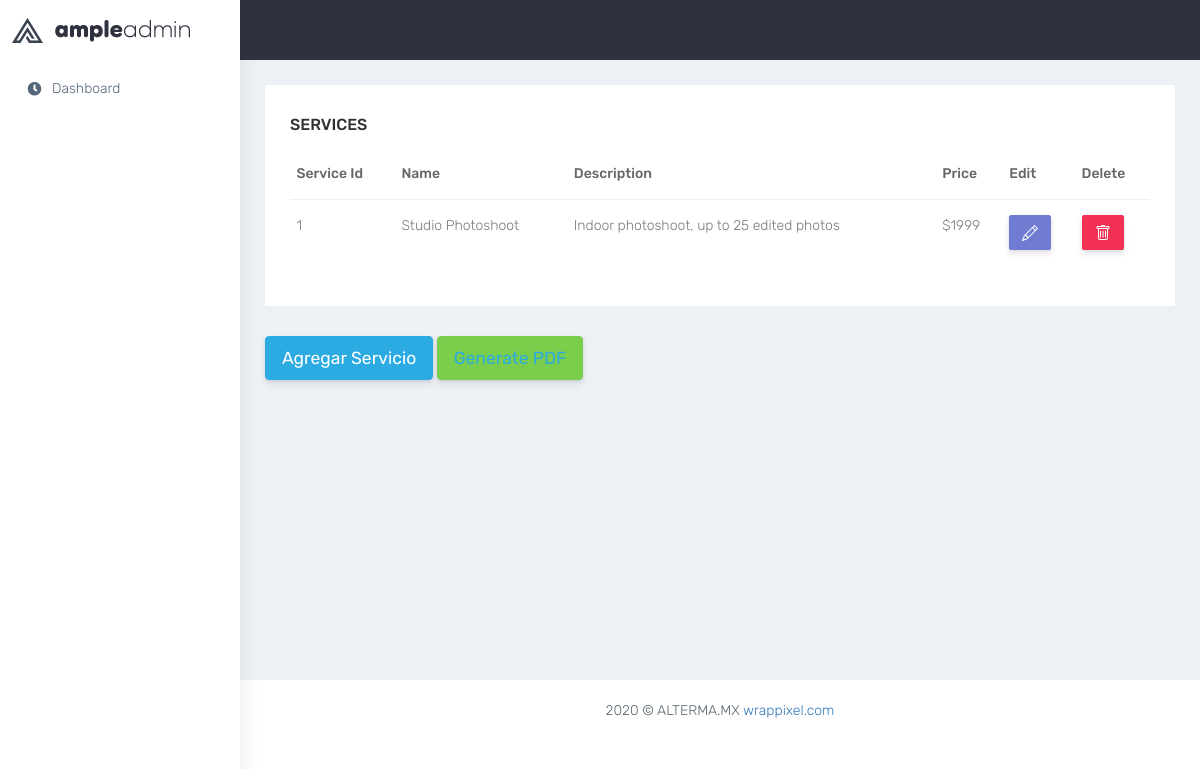
The app's page /Core.php?c=servicio, older data.
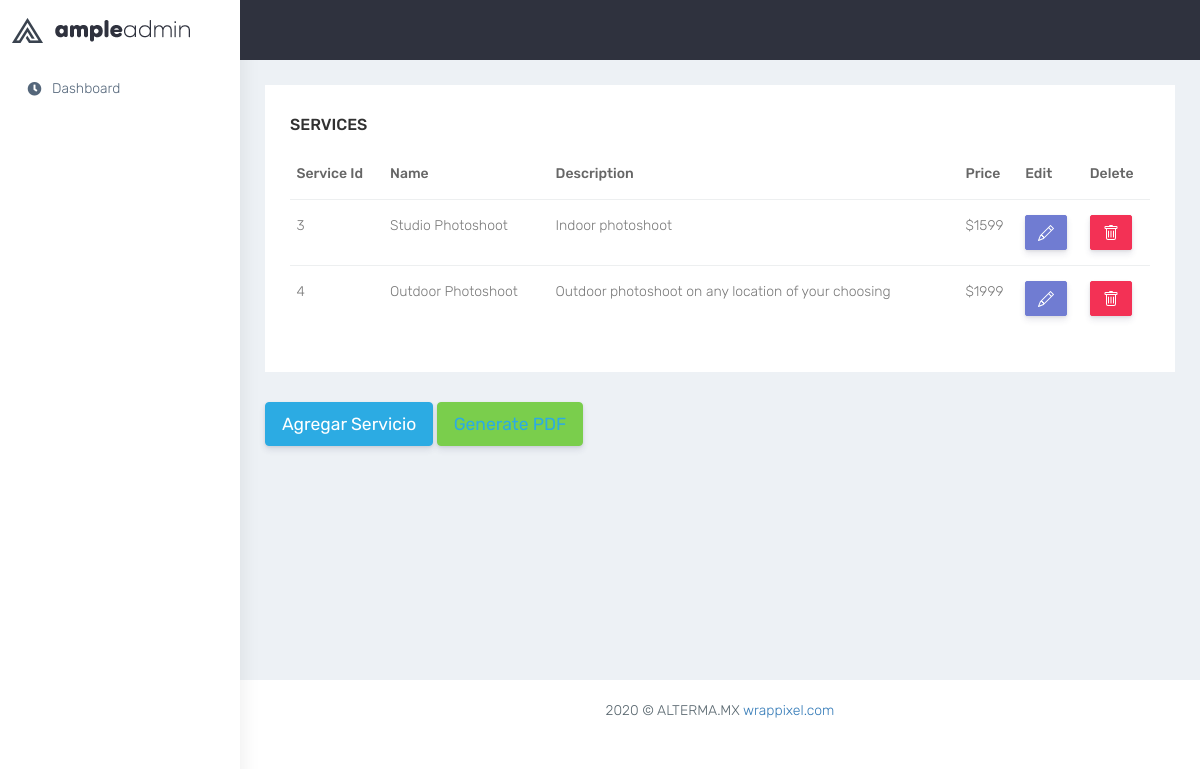
The same page, newer data.
### tables this page shows
CREATE TABLE `service` (
  `service_id` int NOT NULL,
  `name` varchar(255) NOT NULL,
  `description` varchar(255) NOT NULL,
  `price` varchar(255) NOT NULL
);

### controllers/ControladorServicio.php (called while the page is built, shortened)
<?php
require_once('./models/modeloServicio.php');
class ControladorServicio
{
    public function __CONSTRUCT()
    {
        $this->modelo = new modeloServicio();
    }
    public function Index()
    {
        require_once './admin/views/services.php';
    }
}

### models/Database.php (called while the page is built)
<?php
class Database
{
    public static function StartUp()
    {
        $pdo = new PDO('mysql:host=127.0.0.1;dbname=altermamx;charset=utf8', 'root', 'jorge020569');
        $pdo->setAttribute(PDO::ATTR_ERRMODE, PDO::ERRMODE_EXCEPTION);
        return $pdo;
    }
}

### models/modeloServicio.php (called while the page is built, shortened)
<?php
class modeloServicio
{
    private $pdo;
    public function __CONSTRUCT()
    {
        try {
            $this->pdo = Database::StartUp();
        } catch (Exception $e) {
            die($e->getMessage());
        }
    }
    public function Listar()
    {
        try {
            $sql = "SELECT * from service;";
            $stm = $this->pdo->prepare($sql);
            $stm->execute();
            return $stm->fetchAll(PDO::FETCH_OBJ);
        } catch (Exception $e) {
            die($e->getMessage());
        }
    }
}

### admin/views/services.php (the view, shortened to what this page needs)
<!DOCTYPE html>
<html dir="ltr" lang="en">
<head>
    <link href="/altermamx/admin/css/style.min.css" rel="stylesheet" />
</head>
<body>
    <div id="main-wrapper" data-layout="vertical" data-navbarbg="skin5" data-sidebartype="full"
        data-sidebar-position="absolute" data-header-position="absolute" data-boxed-layout="full">
        <header class="topbar" data-navbarbg="skin5">
            <nav class="navbar top-navbar navbar-expand-md navbar-dark">
                <div class="navbar-header" data-logobg="skin6">
                    <a class="navbar-brand" href="./admin/index.php">
                        <b class="logo-icon">
                            <img src="./admin/plugins/images/logo-icon.png" alt="homepage" />
                        </b>
                        <span class="logo-text">
                            <img src="./admin/plugins/images/logo-text.png" alt="homepage" />
                        </span>
                    </a>
                </div>
            </nav>
        </header>
        <aside class="left-sidebar" data-sidebarbg="skin6">
            <div class="scroll-sidebar">
                <nav class="sidebar-nav">
                    <ul id="sidebarnav">
                        <li class="sidebar-item">
                            <a class="sidebar-link waves-effect waves-dark sidebar-link"
                                href="../altermamx/admin/index.php" aria-expanded="false"><i class="fas fa-clock fa-fw"
                                    aria-hidden="true"></i><span class="hide-menu">Dashboard</span></a>
                        </li>
                    </ul>
                </nav>
            </div>
        </aside>
        <div class="page-wrapper">
            <div class="container-fluid">
                <div class="row">
                    <div class="col-sm-12">
                        <div class="white-box">
                            <h3 class="box-title">Services</h3>
                            <div class="table-responsive">
                                <table class="table">
                                    <thead>
                                        <tr>
                                            <th class="border-top-0">Service Id</th>
                                            <th class="border-top-0">Name</th>
                                            <th class="border-top-0">Description</th>
                                            <th class="border-top-0">Price</th>
                                            <th class="border-top-0">Edit</th>
                                            <th class="border-top-0">Delete</th>
                                        </tr>
                                    </thead>
                                    <tbody>
                                        <?php foreach ($this->modelo->Listar() as $r) : ?>
                                        <tr>
                                            <td><?php echo $r->service_id; ?></td>
                                            <td><?php echo $r->name; ?></td>
                                            <td><?php echo $r->description; ?></td>
                                            <td><?php echo $r->price; ?></td>
                                            <td><a
                                                    href="?c=servicio&a=Crud&gui=servicio&service_id=<?php echo $r->service_id; ?>"><button
                                                        type="button" class="btn btn-primary" data-toggle="modal"
                                                        data-target="#editarUsuario"></button></a>
                                            </td>
                                            <td>
                                                <button type="button" class="btn btn-danger"
                                                    onclick="borrar(<?php echo $r->service_id; ?>);">
                                                    </button>
                                            </td>
                                        </tr>
                                        <?php endforeach; ?>
                                    </tbody>
                                </table>
                            </div>
                        </div>
                    </div>
                </div>
                <button type="button" class="btn btn-info btn-lg" data-toggle="modal" data-target="#agregarServicio"
                    href="../altermamx/Core.php?gui=servicio">Agregar
                    Servicio
                </button>
                <button type="button" class="btn btn-success btn-lg"><a
                        href="./admin/views/reports/servicesReport.php">Generate PDF</a></button>
            </div>
            <footer class="footer text-center">
                2020 © ALTERMA.MX
                <a href="https://www.wrappixel.com/">wrappixel.com</a>
            </footer>
        </div>
    </div>
</body>
</html>

### Core.php (shortened to what this page needs)
<?php
require_once('./models/Database.php');
$controlador = $_REQUEST['gui'];
if (!isset($_REQUEST['c'])) {
    require_once("./controllers/Controlador" . ucwords($controlador) . ".php");
    $controlador = 'Controlador' . ucwords($controlador);
    $controlador = new $controlador;
    $controlador->Index();
} else {
    $accion       = isset($_REQUEST['a']) ? $_REQUEST['a'] : 'Index';
    $controlador = new $controlador;
    call_user_func(array($controlador, $accion));
}

Row changes from the older to the newer data that the page shows:
removed service: service_id "1", name "Studio Photoshoot", description "Indoor photoshoot, up to 25 edited photos", price "$1999"
added service: service_id "3", name "Studio Photoshoot", description "Indoor photoshoot", price "$1599"
added service: service_id "4", name "Outdoor Photoshoot", description "Outdoor photoshoot on any location of your choosing", price "$1999"
